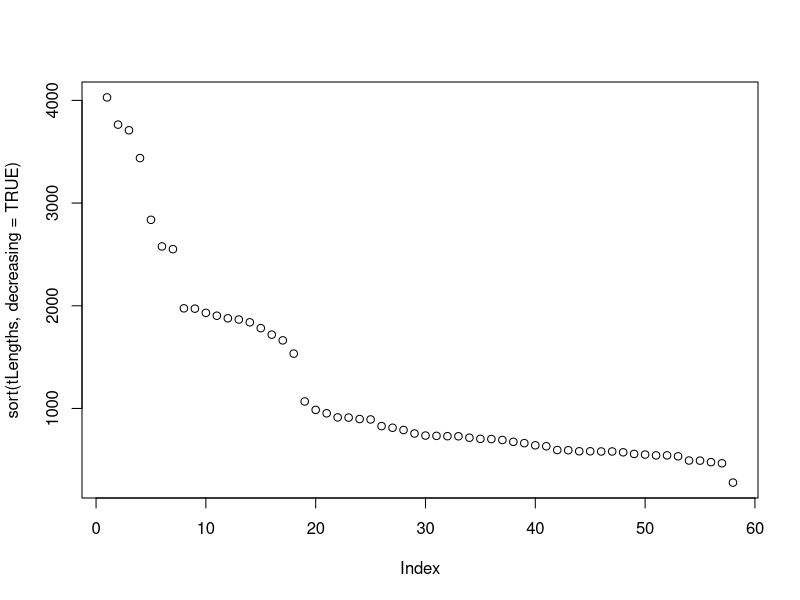
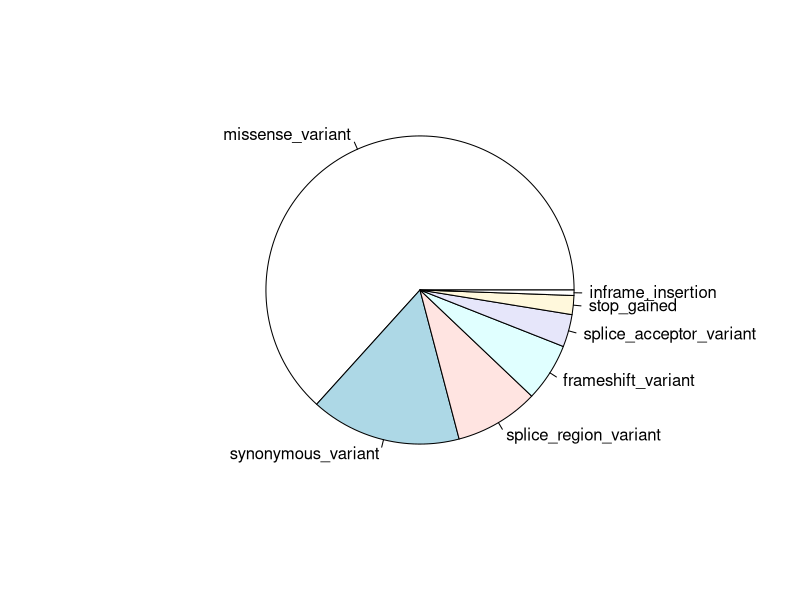

Generate these figures, in order, with R: (Note: this script raises an error after producing the figures.)
# dataIntegrationSampleSolutions.R
#
#   +-----------------------------------------------------------------+
#   |                                                                 |
#   |  Do not edit this file!                                         |
#   |                                                                 |
#   +-----------------------------------------------------------------+
#
# Purpose:  Sample solutions for the Data Model workshop unit.
#
# Version: 1.0
#
# Date:    2018  05  10
# Author:  Boris Steipe (boris.steipe@utoronto.ca)
#
# V 1.0    First code 2018
#
# TODO:
#
# ==============================================================================


#TOC> ==========================================================================
#TOC>
#TOC>   Section  Title                                     Line
#TOC> ---------------------------------------------------------
#TOC>   1        SCENARIO                                    38
#TOC>   2        READ DATA                                   42
#TOC>   3        EXPLORE DATA                               121
#TOC>   4        INTEGRATE  DATA                            215
#TOC>   4.1        BioMart provides integrated data         234
#TOC>   4.2        Put the data together                    273
#TOC>   5        PLOT THE DATA                              364
#TOC>
#TOC> ==========================================================================


# =    1  SCENARIO  ============================================================

# ...

# =    2  READ DATA  ===========================================================

# Task 2.1: Open coordinates 58,815,001 to 58,915,000 of the hg38 assembly
#           of chromosome 20 in the Ensembl genome browser. What gene is
#           annotated to this region?
#           - Google finds    https://useast.ensembl.org/index.html
#           - Simply enter "human 20:58815001-58915000" into the search field.

# Task 2.2: GNAS is a complex locus with multiple transcripts. Download the
#           transcript coordinates for protein coding genes. Hint: download
#           the data from the corresponding Ensembl gene page.
#           - click on any of the exons to open a pop-up - all exons lead to the
#             same gene: ENSG00000087460
#             https://useast.ensembl.org/Homo_sapiens/Gene/Summary?db=core;g=ENSG00000087460
#           - Click on "Export Data"
#           - Select "CSV (Comma Separated Values)"
#           - Check ONLY the "Gene information" checkbox
#           - Click on "Next >"
#           - Save the result page as "ENSG00000087460data.csv"
#           - Read the file into an R data frame called GNAStranscripts.

GNAStranscripts <- read.csv("./data/ENSG00000087460data.csv",
                            header = TRUE,
                            stringsAsFactors = FALSE)

head(GNAStranscripts)

# Task 2.3  Remove all rows from GNAStranscripts that are not protein coding.
#           - what column are we looking at?
#           "gene_type"
#
#           - what values exist in this column?
unique(GNAStranscripts$gene_type)

#           - how do we subset the data frame to the values we want?
sel <- which(GNAStranscripts$gene_type == "protein_coding")
GNAStranscripts <- GNAStranscripts[sel, ]

#           - how many transcripts do we have? What are their IDs?
(x <- unique(GNAStranscripts$transcript_id))

#           - restrict the rows to contain only Ensembl transcripts. How many
#             transcripts are left?
sel <- grep("^ENST", GNAStranscripts$transcript_id)
GNAStranscripts <- GNAStranscripts[sel, ]
(x <- unique(GNAStranscripts$transcript_id))

# Task 2.4  Calculate the transcript lengths for all transcripts. Store
#           them in a named vector called "tLengths".
#           - many ways to do this, here's one

# initialize a numeric vector, named with unique transcript ids
x <- unique(GNAStranscripts$transcript_id)
tLengths <- numeric(length(x))
names(tLengths) <- x

# iterate over all transcript ids, sum lengths
for (id in names(tLengths)) {
    sel <- which(GNAStranscripts$transcript_id == id)
    l <- 0
    for (idx in sel) {
        l <- l + (GNAStranscripts$end[idx] - GNAStranscripts$start[idx]) + 1
    }
    tLengths[id] <- l
}

plot(sort(tLengths, decreasing = TRUE))

# Task 2.5  Find the GNAS page on the IntOGen cancer driver gene website.
#             https://www.intogen.org/search?gene=GNAS
#           Explore the page. To download the mutation distribution, you need
#           to register (databases need records of who uses them to compete
#           for funding.) You can register and download, or use the file
#           "./data/GNAS-distribution-data.tsv" instead.
#
#           - Read the file into a data frame called "GNASmutations"
GNASmutations <- read.delim("./data/GNAS-distribution-data.tsv",
                            stringsAsFactors = FALSE)

# =    3  EXPLORE DATA  ========================================================
#
# Task 3.1  View GNASmutations. What do you see?
#           - How many observations of each transcript?
(x <- sort(table(GNASmutations$TRANSCRIPT), decreasing = TRUE))
length(x)

#           - Are there transcripts that are not in our Ensembl table?
#               (hint: use the %in% operator)
#             %in% is one of the most important operators in data analysis,
#             I need it practically every day!
#             Here is a prototype example:
c("C", "A", "B") %in% c("E", "A", "D", "C", "G")  # TRUE TRUE FALSE
c("E", "A", "D", "C", "G") %in% c("C", "A", "B")  # FALSE TRUE FALSE TRUE FALSE
#             - The output is a boolean vector;
#             - it has the length of the first set;
#             - it is TRUE for every element of the first set that
#                 appears in the second set.
#             To count TRUE values, we can use the sum(<logical>) approach.
#             or we can use all() or any().
sum(GNASmutations$TRANSCRIPT %in% GNAStranscripts$transcript_id)
all(GNASmutations$TRANSCRIPT %in% GNAStranscripts$transcript_id)

#           - How many of each mutation type?
(x <- sort(table(GNASmutations$MOST_SEVERE), decreasing = TRUE))
length(x)

#           - Plot that!
pie(sort(table(GNASmutations$MOST_SEVERE), decreasing = TRUE))

#           - exclude the splice region variants, since their effect
#             is not predictable.
sel <- ! GNASmutations$MOST_SEVERE == "splice_region_variant"
GNASmutations <- GNASmutations[sel, ]

#           - Are the reference nucleotides correct for our GRCh38 data?
#           Step by step:
#             - extract a data frame of coordinates and reference alleles
myIntRef <- GNASmutations[ , c("START", "REF")]

#             - remove all rows that are not single nucleotides
myIntRef <- myIntRef[ (myIntRef$REF %in% c("A", "C", "G", "T")), ]  # or ...
myIntRef <- myIntRef[grep("[ACGT]", myIntRef$REF), ]

#             - look at it. Now remove all duplicates:
sel <- duplicated(myIntRef$START)
myIntRef <- myIntRef[! sel, ]

#             - calculate offset to mySeq position 1
#                 We downloaded from 20:58815001-58915000 - therefore a
#                 position i in myseq is i + 58815000 on chr20.
#
#             - look at the numbers. What's going on?
#
#             Apparently IntOGen uses GRCh37 coordinates!
#             Always confirm and test your data!!!
#
#             - How do we recover?
#             Easy: since everything is in a script, we simply re-run our script
#             on GRCh37 archive data!
#
#             - Let's first rename mySeq
mySeq38 <- mySeq
#
#             - next we find a gene source for GRCh37. We started from ...
#               https://useast.ensembl.org/Homo_sapiens/Info/Index ...
#               ... find "GRCh37 full archive ..." on that page and click "Go".
#               Of course, searching for the same coordinates won't help, so
#               search for GNAS ... and click on "GNAS human gene". Coordinates
#               57,410,001-57,510,000 seem to cover the region. Copy the URL
#               that we used last time, and edit it appropriately:
#
# https://grch37.ensembl.org/Homo_sapiens/Export/Output/Location?db=core;output=fasta;r=20:57410001-57510000;genomic=unmasked;_format=Text
#
#             - save the output as chr20-100kbp.37.fasta
#             - then read it with
mySeq37 <- readFasta("./data/chr20-100kbp.37.fasta")
#
#             - (verifications as before)
#
#             - calculate offset to mySeq position 1
#                 We downloaded from 20:57410001-57510000 - therefore a
#                 position i in myseq is i + 57410000 on chr20.
OFFSET <- 57410000
#
#             - Now we can extract our nucleotides ...
myGenomeRef <- data.frame(START = myIntRef$START,
                          REF = mySeq37[(myIntRef$START - OFFSET)],
                          stringsAsFactors = FALSE)
#               ... and compare:
all(myIntRef$REF == myGenomeRef$REF, na.rm = TRUE)
#             Very nice.


# =    4  INTEGRATE  DATA  =====================================================

# The resulting data is all over the place. We have a table with transcript
# annotations, a derived vector of lengths, some of our coordinates are
# from GRCh37, some are GRCh38. Integration is possible - but probably messy.
# We need to discuss first what a "proper" data model looks like in principle,
# then we'll explore BioMart, a versatile integration solution.
#
# Your ./assets folder contains a file: FND-CSC-Data_models.pdf ...
# >>> (Slides from FND-CSC-Data_models.pdf)
#
# Now: what do we need to integrate for our plot?
# - we need genomic coordinates, because that's what our sequencing
#   experiments and variant calling return;
# - we need the coding sequence
# - we need the codon positions/translation
# - we need the mutations that are mapped to the sequence of interest
# >>> sketch a datamodel
#
# ==   4.1  BioMart provides integrated data  ==================================
#
# Navigate to http://www.ensembl.org/. Click on BioMart. Getting data
# from BioMart involves four steps:
# - Choose the Database: here - choose Ensembl Genes 92
# - Choose the Dataset:  here - choose Human Genes (GRCh38 p.13)
# - Choose Filters:      explore what's available. The Gene ID for GNAS is
#                          ENSG00000087460. Set this as the filter.
#
# - Choose Attributes:   explore what's available. Most importantly, we need a
#                        gene model. (Actually I haven't found a downloadable
#                        gene model for human genes anywhere else. Or do you
#                        know of a source?) How do we get a gene model from
#                        BioMart?
#  >>> - select Structures
#  >>> - in Gene, choose:
#          - Gene stable ID
#          - Transcript stable ID
#      - in Exon, choose:
#          - Exon rank in transcript
#          - Genomic coding start
#          - Genomic coding end
#          - Exon stable ID
#
# Once you have selected what you need  - or just to explore what you selected,
# as a preview - click "Results". Finally select ...
# "Export all results to" ... "File" "TSV" , and "Go". Inspect the resulting
# file. But hold on ... are these the coordinates we need?
#
# Task 4.1.1  Save the correct gene model coordinates as GNASgeneModels.37.tsv
#             in your project folder.
#
#      >>>    c.f. ./sampleSolutions/GNASgeneModels.37.tsv
#
#             - Read the data into a data frame, call it GNASmodels

GNASmodels <- read.delim("./sampleSolutions/GNASgeneModels.37.tsv",
                         stringsAsFactors = FALSE)

# ==   4.2  Put the data together  =============================================
#
# Task 4.2.1 Create a data frame for a GNAS-2 gene model according to the
#            following specifications:
#
#     -  Choose data for  ENST00000371095 (codes for ENSP00000360136 / NP_536351
#          / GNASS / GNAS-2 / isoform of P36092)
#     -  call the data frame GNAS2model and store columns "start" and "end" for
#        each CDS segment

sel <- grep("ENST00000371095", GNASmodels$Transcript.stable.ID)
GNAS2Model <- data.frame(start = GNASmodels$Genomic.coding.start[sel],
                         end   = GNASmodels$Genomic.coding.end[sel])

#     -  Make sure the segments are in the correct order.
GNAS2Model

# >>>> Hey!
GNASmodels$Exon.rank.in.transcript[sel]

# >>> ... can't be too careful! We need to fix the order.
GNAS2Model <- GNAS2Model[order(GNAS2Model$start), ]

# Task 4.2.2 Create a data frame for GNAS-2 protein annotations, according to
#            the  following specifications:
#
#     -  Call it GNAS2protein
#     -  It should have one row for each nucleotide in the CDS
#     -  Give it the following columns:
#           GNAS2protein$coord     - the genomic coordinates
#           GNAS2protein$nuc       - the actual nucleotide
#           GNAS2protein$codonPos  - 1,2 or 3: the codon position
#           GNAS2protein$aa        - The amino acid (in codon position 1 only)
#           GNAS2protein$iCodon    - The codon index (in all three positions)


coord2vec <- function(m) {
    v <- numeric()
    for (i in 1:nrow(m)) {
        v <- c(v, m$start[i]:m$end[i])
    }
    return(v)
}

GNAS2protein <- data.frame(coords = coord2vec(GNAS2Model))
GNAS2protein$nuc <- mySeq37[GNAS2protein$coords - OFFSET]
GNAS2protein$codonPos <- 1:3


library(seqinr)
x <- translate(GNAS2protein$nuc)

tail(GNAS2protein) # looking good
paste(x, collapse = "")  # is this correct?

GNAS2protein$aa <- " "
sel <- which(GNAS2protein$codonPos == 1)
GNAS2protein$aa[sel]     <- translate(GNAS2protein$nuc)

GNAS2protein$iCodon <- floor((0:(nrow(GNAS2protein) - 1)) / 3) + 1


# Task 4.2.2 Create a data frame for GNAS-2 protein mutations, according to
#            the  following specifications:
#     -  Call it GNAS2mut
#     -  Get all rows from GNASmutations where the positions fall
#          into the GNAS-2 CDS

sel <- which(GNASmutations$START %in% GNAS2protein$coords)
GNAS2mut <- GNASmutations[sel, ] # Note: technically, not all of these have been
                                 # observed on the GNAS2 transcript, allthough
                                 # they all fall into the GNAS2 CDS

# >>> confirm that the reference nucleotides are the nucleotides we have
#     in GNAS2protein
idx <- grep("[ACGT]", GNAS2mut$REF)
for (i in idx) {
    cat(sprintf("%d - %s - %s\n",
                GNAS2mut$START[i],
                GNAS2mut$REF[i],
                GNAS2protein$nuc[GNAS2protein$coords == GNAS2mut$START[i]]))
}

table(GNAS2mut$START)  # how many of each?

# >>> Are there codons that are affected more than once?
sel <- which(GNAS2protein$coords %in% GNAS2mut$START)
table(GNAS2protein$iCodon[sel]) # Yes. That would be difficult to tell from
                                # the mutation table, because different
                                # transcripts have different lengths.

# =    5  PLOT THE DATA  =======================================================
#
# Time for a Lolliplot

# Task 5.1 What categories of effects do we have?
unique(GNAS2mut$MOST_SEVERE)

# Task 5.2 Define colors for the categories - (Hint: pick a palette e.g. with
#          https://color.adobe.com/ You are looking for a divergent spectrum
#          that emphasizes similar vs. different effects.
#
#          e.g. "#D42823AA"      # "frameshift_variant"
#               "#FC7B14AA"      # "missense_variant"
#               "#ED69A7AA"      # "stop_gained"
#               "#CAD1FAAA"      # "synonymous_variant"
#
#          - also define a color for a rectangle that symbolizes the
#            protein:
colProtein <- "#82A2D1"

#          - to work with the effect categories, put them into a
#            data frame: eff$effects - the effects
#                        eff$cols    - the colours
#                        eff$heights - the vertical positions
#          - give the data frame rownames of the effects, so it's easy
#            to fetch data by rowname

eff <- data.frame( effects = sort(unique(GNAS2mut$MOST_SEVERE)),
                   cols = c("#D42823A3",   # "frameshift_variant"
                            "#FC7B14A3",   # "missense_variant"
                            "#ED69A7A3",   # "stop_gained"
                            "#CAD1FAA3"),  # "synonymous_variant"
                   heights = c(1.7, 3.0, 2.3, 1.0),
                   stringsAsFactors = FALSE)
rownames(eff) <- eff$effect

#  >>> let's verify our colors: looking good?
barplot(rep(10, 4),
        axes = FALSE,
        names.arg = eff$effects,
        las = 2,
        cex.names = 0.5,
        col = eff$cols)


# Task 5.3 Compile the mutations by amino acid and mutation type.
#          - define a matrix with rows for each mutated position,
#            columns for each effect category. Give it rownames() of
#            positions, colnames() of effects - so we can easily
#            access data by position and mutation type. Call the matrix
#            mMut

sel <- which(GNAS2protein$coords %in% GNAS2mut$START)
positions <- unique(GNAS2protein$iCodon[sel])
mMut <- matrix(numeric(length(positions) * nrow(eff)), ncol = nrow(eff))
rownames(mMut) <- positions
colnames(mMut) <- eff$effects

#          - iterate over all mutations, find which sequence position it
#            affects with which effect, and increment the value you find
#            in the mMut matrix.

for (i in 1:nrow(GNAS2mut)) {
    sel <- which( GNAS2protein$coords  %in% GNAS2mut$START[i])
    pos <- as.character(GNAS2protein$iCodon[sel])
    e <- GNAS2mut$MOST_SEVERE[i]
    mMut[pos, e] <- mMut[pos, e] + 1
}

# Task 5.4 Prepare for plotting.
#          - How do we draw circles on the plot?

# >>> We could use the draw.circle() function in the
# plotrix package - but that won't work if we don't take care to set the aspect
# ratio of the plot to 1. Better to use plotting symbols and vary their size.
# The symbol we need is number 21:
plot(1:4,
     rep(1,4),
     pch = 21,
     xlim = c(0, 5),
     axes = FALSE, xlab = "", ylab = "",
     cex = seq(1, 8, length.out = 4),
     col = "#555555",
     bg = eff$cols)


#          - What size should the circles have?
# >>> write a function to calculate plot symbol sizes
n2cex <- function(n, nMax) {
    cMax <- 5
    return((n / nMax) * cMax)
}

#          - How do we put graphic elements on a plot in principle?
#          (Hint: draw an empty plot of the correct size, then add
#                 lines(), points(), rectangle(), polygon() or text().
#                 Also add axes(). And a legend. And a title.)



# Task 5.4 Define a layout - x, and y ddimensions
# >>> x- axis from 0 to sequence length + 1
#     y axis from 0 to 5, centering the four circle categories on 1 to 4
#
# Task 5.5. Plot ...
#           - an empty frame to setup the coordinates...
plot(0, 0,
     type = "n",
     xlim = c(0, ceiling(max(GNAS2protein$iCodon) / 100) * 100),
     ylim = c(0, nrow(eff) + 2),
     xlab = "GNAS-2 sequence position",
     ylab = "",
     main = "CDS mutations by effect and frequency",
     axes = FALSE)

#            - draw a rectangle for the protein ...
rect(xleft = 1,
     ybottom = 0,
     xright = max(GNAS2protein$iCodon),
     ytop = 0.15,
     col = colProtein)

#           - and an axis at the bottom ...
axis(side = 1)


#            -  then plot the mutations for all positions and categories ...
nMax <- max(mMut)

for (i in 1:nrow(mMut)) {
    for (j in 1:ncol(mMut)) {
        if ((n <- mMut[i, j]) > 0) {
            x <- as.numeric(rownames(mMut)[i])
            y <- eff[colnames(mMut)[j], "heights"]
            thisCol <- eff[colnames(mMut)[j], "cols"]
            # draw a line
            lines(c(x, x), c(0.15, y), col = "#00000033")
            # draw the circle
            points(x, y, pch = 21, cex = n2cex(n, nMax), bg = thisCol)
        }
    }
}

#            - finally, plot a legend
# >>> order it correctly
ord <- order(eff$heights, decreasing = TRUE)
legend("topright",
       eff$effects[ord],
       cex = 0.9,
       fill = eff$cols[ord],
       bty = 'n',
       border = "#000000")

# Done.

# [END]
